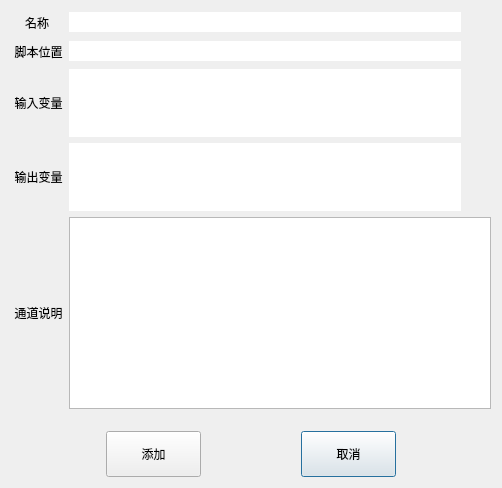
<?xml version="1.0" encoding="UTF-8"?>
<ui version="4.0">
 <class>tools_buttons_addtunnel_dialog</class>
 <widget class="QDialog" name="tools_buttons_addtunnel_dialog">
  <property name="geometry">
   <rect>
    <x>0</x>
    <y>0</y>
    <width>502</width>
    <height>488</height>
   </rect>
  </property>
  <property name="windowTitle">
   <string>添加新通道</string>
  </property>
  <layout class="QVBoxLayout" name="verticalLayout">
   <item>
    <layout class="QGridLayout" name="gridLayout">
     <item row="0" column="0">
      <widget class="QLabel" name="label_name">
       <property name="text">
        <string>名称</string>
       </property>
       <property name="alignment">
        <set>Qt::AlignCenter</set>
       </property>
      </widget>
     </item>
     <item row="0" column="1">
      <widget class="QLineEdit" name="lineEdit_name">
       <property name="text">
        <string/>
       </property>
       <property name="frame">
        <bool>false</bool>
       </property>
       <property name="readOnly">
        <bool>false</bool>
       </property>
      </widget>
     </item>
     <item row="0" column="2">
      <widget class="QToolButton" name="button_name">
       <property name="sizePolicy">
        <sizepolicy hsizetype="Fixed" vsizetype="Expanding">
         <horstretch>0</horstretch>
         <verstretch>0</verstretch>
        </sizepolicy>
       </property>
       <property name="text">
        <string/>
       </property>
       <property name="autoRaise">
        <bool>true</bool>
       </property>
      </widget>
     </item>
     <item row="1" column="0">
      <widget class="QLabel" name="label_position">
       <property name="text">
        <string> 脚本位置</string>
       </property>
       <property name="alignment">
        <set>Qt::AlignCenter</set>
       </property>
      </widget>
     </item>
     <item row="1" column="1">
      <widget class="QLineEdit" name="lineEdit_position">
       <property name="text">
        <string/>
       </property>
       <property name="frame">
        <bool>false</bool>
       </property>
       <property name="readOnly">
        <bool>false</bool>
       </property>
      </widget>
     </item>
     <item row="1" column="2">
      <widget class="QToolButton" name="button_position">
       <property name="sizePolicy">
        <sizepolicy hsizetype="Fixed" vsizetype="Expanding">
         <horstretch>0</horstretch>
         <verstretch>0</verstretch>
        </sizepolicy>
       </property>
       <property name="text">
        <string/>
       </property>
       <property name="autoRaise">
        <bool>true</bool>
       </property>
      </widget>
     </item>
    </layout>
   </item>
   <item>
    <layout class="QGridLayout" name="gridLayout_2">
     <item row="4" column="3">
      <widget class="QToolButton" name="button_deloutput">
       <property name="sizePolicy">
        <sizepolicy hsizetype="Fixed" vsizetype="Fixed">
         <horstretch>0</horstretch>
         <verstretch>0</verstretch>
        </sizepolicy>
       </property>
       <property name="text">
        <string/>
       </property>
       <property name="autoRaise">
        <bool>true</bool>
       </property>
      </widget>
     </item>
     <item row="3" column="3">
      <widget class="QToolButton" name="button_addoutput">
       <property name="sizePolicy">
        <sizepolicy hsizetype="Fixed" vsizetype="Fixed">
         <horstretch>0</horstretch>
         <verstretch>0</verstretch>
        </sizepolicy>
       </property>
       <property name="text">
        <string/>
       </property>
       <property name="autoRaise">
        <bool>true</bool>
       </property>
      </widget>
     </item>
     <item row="3" column="0" rowspan="2">
      <widget class="QLabel" name="label_output">
       <property name="sizePolicy">
        <sizepolicy hsizetype="Minimum" vsizetype="Preferred">
         <horstretch>0</horstretch>
         <verstretch>0</verstretch>
        </sizepolicy>
       </property>
       <property name="text">
        <string> 输出变量</string>
       </property>
       <property name="alignment">
        <set>Qt::AlignCenter</set>
       </property>
      </widget>
     </item>
     <item row="0" column="1" rowspan="2">
      <widget class="QListWidget" name="list_input">
       <property name="sizePolicy">
        <sizepolicy hsizetype="Expanding" vsizetype="Maximum">
         <horstretch>0</horstretch>
         <verstretch>0</verstretch>
        </sizepolicy>
       </property>
       <property name="frameShape">
        <enum>QFrame::NoFrame</enum>
       </property>
       <property name="frameShadow">
        <enum>QFrame::Plain</enum>
       </property>
       <property name="sortingEnabled">
        <bool>false</bool>
       </property>
      </widget>
     </item>
     <item row="3" column="1" rowspan="2">
      <widget class="QListWidget" name="list_output">
       <property name="sizePolicy">
        <sizepolicy hsizetype="Expanding" vsizetype="Maximum">
         <horstretch>0</horstretch>
         <verstretch>0</verstretch>
        </sizepolicy>
       </property>
       <property name="frameShape">
        <enum>QFrame::NoFrame</enum>
       </property>
       <property name="frameShadow">
        <enum>QFrame::Plain</enum>
       </property>
       <property name="sortingEnabled">
        <bool>false</bool>
       </property>
      </widget>
     </item>
     <item row="0" column="0" rowspan="2">
      <widget class="QLabel" name="label_input">
       <property name="sizePolicy">
        <sizepolicy hsizetype="Minimum" vsizetype="Preferred">
         <horstretch>0</horstretch>
         <verstretch>0</verstretch>
        </sizepolicy>
       </property>
       <property name="text">
        <string> 输入变量</string>
       </property>
       <property name="alignment">
        <set>Qt::AlignCenter</set>
       </property>
      </widget>
     </item>
     <item row="1" column="3">
      <widget class="QToolButton" name="button_delinput">
       <property name="sizePolicy">
        <sizepolicy hsizetype="Fixed" vsizetype="Fixed">
         <horstretch>0</horstretch>
         <verstretch>0</verstretch>
        </sizepolicy>
       </property>
       <property name="text">
        <string/>
       </property>
       <property name="autoRaise">
        <bool>true</bool>
       </property>
      </widget>
     </item>
     <item row="0" column="3">
      <widget class="QToolButton" name="button_addinput">
       <property name="sizePolicy">
        <sizepolicy hsizetype="Fixed" vsizetype="Fixed">
         <horstretch>0</horstretch>
         <verstretch>0</verstretch>
        </sizepolicy>
       </property>
       <property name="text">
        <string/>
       </property>
       <property name="autoRaise">
        <bool>true</bool>
       </property>
      </widget>
     </item>
    </layout>
   </item>
   <item>
    <layout class="QHBoxLayout" name="horizontalLayout">
     <item>
      <widget class="QLabel" name="label_introduction">
       <property name="text">
        <string> 通道说明</string>
       </property>
       <property name="alignment">
        <set>Qt::AlignCenter</set>
       </property>
      </widget>
     </item>
     <item>
      <widget class="QPlainTextEdit" name="plainTextEdit_introduction">
       <property name="sizePolicy">
        <sizepolicy hsizetype="Expanding" vsizetype="Fixed">
         <horstretch>0</horstretch>
         <verstretch>0</verstretch>
        </sizepolicy>
       </property>
       <property name="readOnly">
        <bool>false</bool>
       </property>
      </widget>
     </item>
    </layout>
   </item>
   <item>
    <spacer name="verticalSpacer">
     <property name="orientation">
      <enum>Qt::Vertical</enum>
     </property>
     <property name="sizeType">
      <enum>QSizePolicy::Ignored</enum>
     </property>
     <property name="sizeHint" stdset="0">
      <size>
       <width>20</width>
       <height>40</height>
      </size>
     </property>
    </spacer>
   </item>
   <item>
    <layout class="QGridLayout" name="gridLayout_3">
     <item row="2" column="1">
      <spacer name="horizontalSpacer_11">
       <property name="orientation">
        <enum>Qt::Horizontal</enum>
       </property>
       <property name="sizeHint" stdset="0">
        <size>
         <width>40</width>
         <height>20</height>
        </size>
       </property>
      </spacer>
     </item>
     <item row="1" column="1">
      <spacer name="horizontalSpacer_12">
       <property name="orientation">
        <enum>Qt::Horizontal</enum>
       </property>
       <property name="sizeHint" stdset="0">
        <size>
         <width>40</width>
         <height>20</height>
        </size>
       </property>
      </spacer>
     </item>
     <item row="1" column="5">
      <spacer name="horizontalSpacer_13">
       <property name="orientation">
        <enum>Qt::Horizontal</enum>
       </property>
       <property name="sizeHint" stdset="0">
        <size>
         <width>40</width>
         <height>20</height>
        </size>
       </property>
      </spacer>
     </item>
     <item row="2" column="5">
      <spacer name="horizontalSpacer_14">
       <property name="orientation">
        <enum>Qt::Horizontal</enum>
       </property>
       <property name="sizeHint" stdset="0">
        <size>
         <width>40</width>
         <height>20</height>
        </size>
       </property>
      </spacer>
     </item>
     <item row="1" column="3">
      <spacer name="horizontalSpacer_15">
       <property name="orientation">
        <enum>Qt::Horizontal</enum>
       </property>
       <property name="sizeHint" stdset="0">
        <size>
         <width>40</width>
         <height>20</height>
        </size>
       </property>
      </spacer>
     </item>
     <item row="2" column="3">
      <spacer name="verticalSpacer_3">
       <property name="orientation">
        <enum>Qt::Vertical</enum>
       </property>
       <property name="sizeHint" stdset="0">
        <size>
         <width>20</width>
         <height>40</height>
        </size>
       </property>
      </spacer>
     </item>
     <item row="1" column="4" rowspan="2">
      <widget class="QPushButton" name="button_no">
       <property name="sizePolicy">
        <sizepolicy hsizetype="Expanding" vsizetype="Expanding">
         <horstretch>0</horstretch>
         <verstretch>0</verstretch>
        </sizepolicy>
       </property>
       <property name="text">
        <string>取消</string>
       </property>
      </widget>
     </item>
     <item row="1" column="2" rowspan="2">
      <widget class="QPushButton" name="button_yes">
       <property name="sizePolicy">
        <sizepolicy hsizetype="Expanding" vsizetype="Expanding">
         <horstretch>0</horstretch>
         <verstretch>0</verstretch>
        </sizepolicy>
       </property>
       <property name="text">
        <string>添加</string>
       </property>
      </widget>
     </item>
    </layout>
   </item>
  </layout>
 </widget>
 <resources/>
 <connections/>
</ui>
